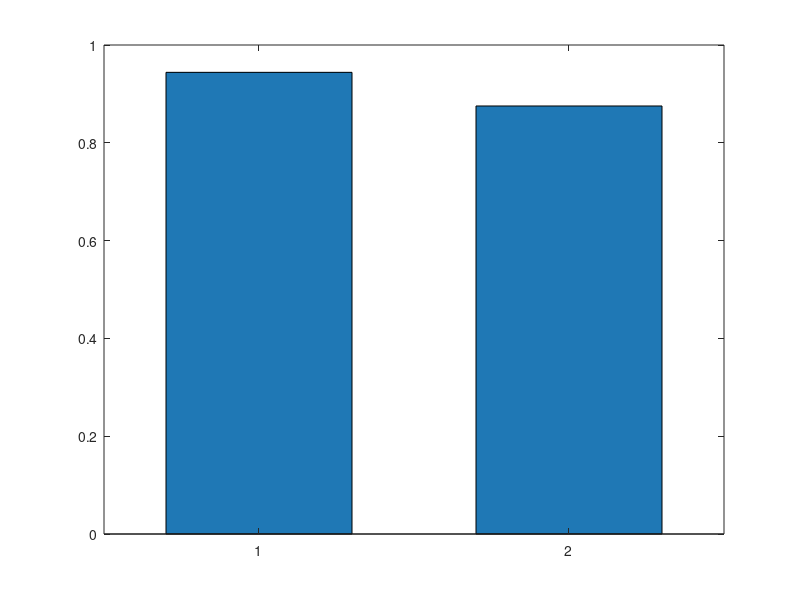

Reproduce this figure in MATLAB. (Note: this script raises an error after producing the figure.)
models = {'LR', 'DT'};

r2_scores = [0.9441, 0.8753];

assignin('base', 'models', models);
assignin('base', 'r2_scores', r2_scores);

figure('Color', 'w', 'Position', [100, 100, 900, 500]);

bars = bar(r2_scores, ...
    0.6, ...
    'FaceColor', [0.12, 0.47, 0.71], ...
    'EdgeColor', 'black');

xtips = bars.XEndPoints;
ytips = bars.YEndPoints;

labels = compose('%.4f', r2_scores);

text(xtips, ytips, labels, ...
    'HorizontalAlignment', 'center', ...
    'VerticalAlignment', 'bottom', ...
    'FontSize', 11);

title('Comparison of Test R^2 Scores');
xlabel('Machine Learning Model');
ylabel('Test R^2 Score');

xticks(1:numel(models));
xticklabels(models);

ylim([0, 1.05]);

grid on;

ax = gca;
ax.GridLineStyle = '--';
ax.GridAlpha = 0.3;
ax.Layer = 'bottom';

set(gca, 'FontSize', 11);

if ~exist('figures', 'dir')
    mkdir('figures');
end

exportgraphics(gcf, ...
    'figures/test_r2_comparison.png', ...
    'Resolution', 300);

fprintf('Figure saved to figures/test_r2_comparison.png\n');
